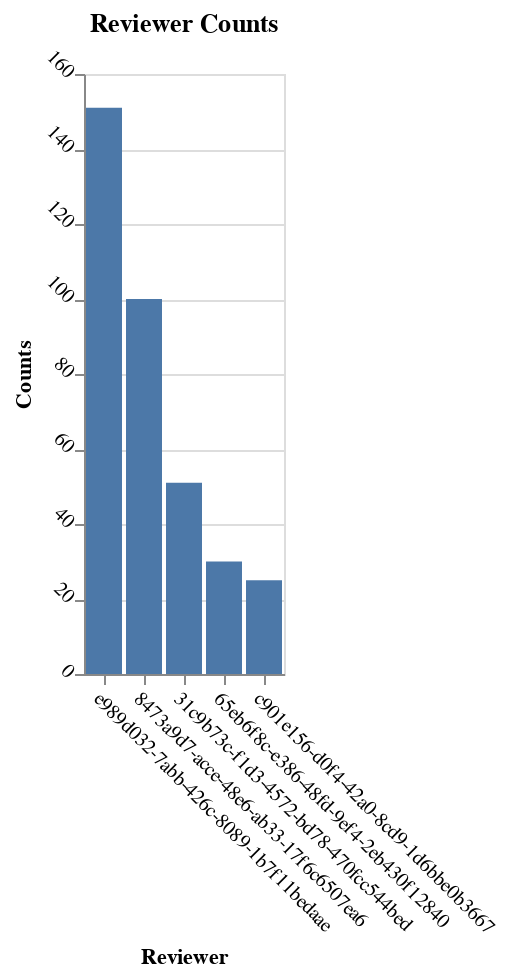

Notebook code cell kept with this figure:
### Code cell
reviewer_counts = df.groupby('reviewer').size().reset_index(name='counts')
# Create a bar chart for reviewer counts using Altair
chart = alt.Chart(reviewer_counts).mark_bar().encode(
    x=alt.X('reviewer:N', title='Reviewer', sort='-y'),
    y=alt.Y('counts:Q', title='Counts'),
    tooltip=['reviewer', 'counts']
).properties(
    title='Reviewer Counts'
).configure_axis(
    labelAngle=45
)

chart.display()

### Figure 1 — Vega-Lite specification as saved in the notebook (floating-point values rounded to 4 significant figures)
{"config": {"view": {"continuousWidth": 300, "continuousHeight": 300}, "axis": {"labelAngle": 45}}, "data": {"name": "data-58daeaeec5f574c8f20d1c76ce991942"}, "mark": {"type": "bar"}, "encoding": {"tooltip": [{"field": "reviewer", "type": "nominal"}, {"field": "counts", "type": "quantitative"}], "x": {"field": "reviewer", "sort": "-y", "title": "Reviewer", "type": "nominal"}, "y": {"field": "counts", "title": "Counts", "type": "quantitative"}}, "title": "Reviewer Counts", "$schema": "https://vega.github.io/schema/vega-lite/v5.20.1.json", "datasets": {"data-58daeaeec5f574c8f20d1c76ce991942": [{"reviewer": "31c9b73c-f1d3-4572-bd78-470fcc544bed", "counts": 51}, {"reviewer": "65eb6f8c-e386-48fd-9ef4-2eb430f12840", "counts": 30}, {"reviewer": "8473a9d7-acce-48e6-ab33-17f6c6507ea6", "counts": 100}, {"reviewer": "c901e156-d0f4-42a0-8cd9-1d6bbe0b3667", "counts": 25}, {"reviewer": "e989d032-7abb-426c-8089-1b7f11bedaae", "counts": 151}]}}
